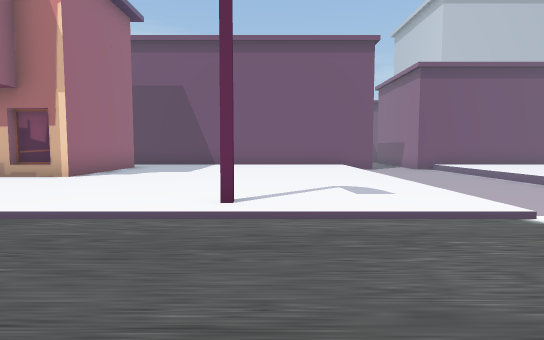
[1] (above)

17 first-person views from a walk through a 3-D level made in the Unity game engine. The camera is 1.5 m above the floor, tilts 4° down and sees 80° across. The floor is counted in squares, 2 m on a side. Each view is taken from the middle of a square. On the plan, view 1 faces up. The plan holds only what a view shows up to about 11 squares ahead; the rest is blank. The place goes on beyond the plan. The player is left out. Some surface patterns are stand-ins.

[2]
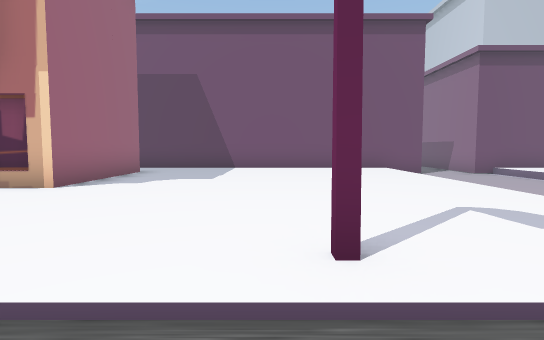

[3]
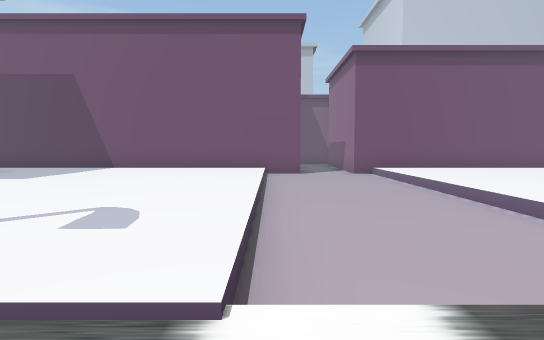

[4]
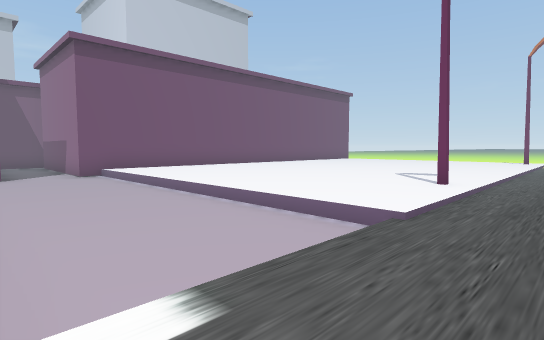

[5]
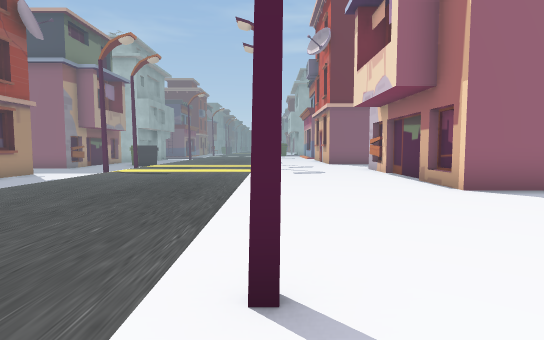

[6]
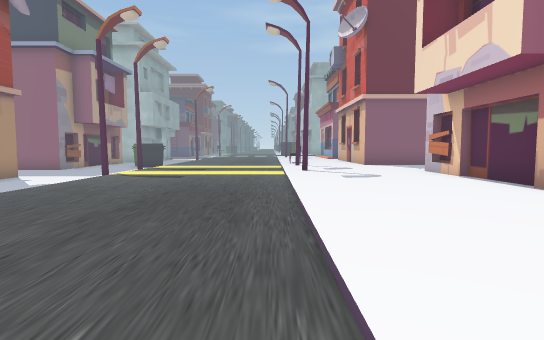

[7]
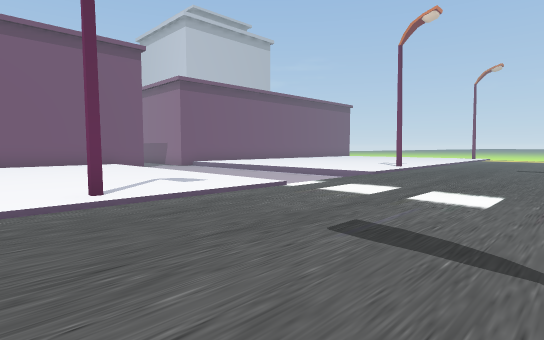

[8]
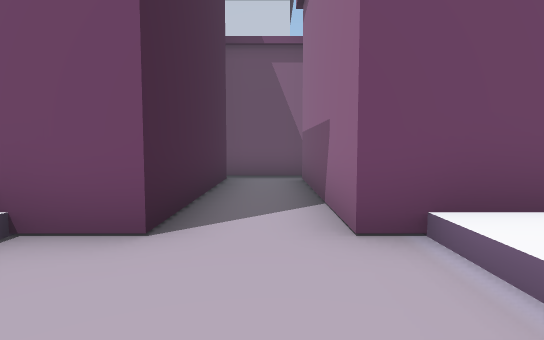

[9]
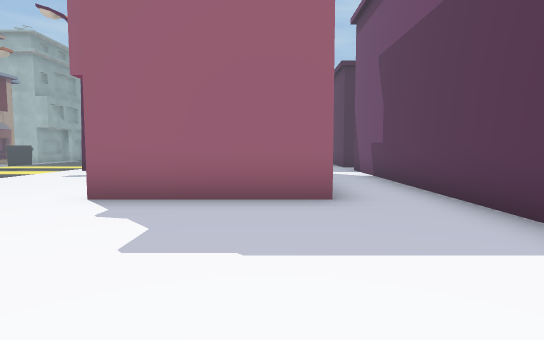

[10]
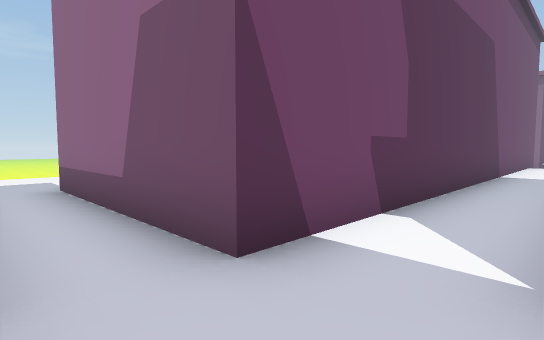

[11]
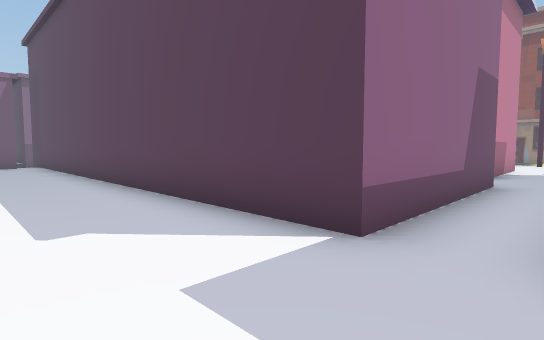

[12]
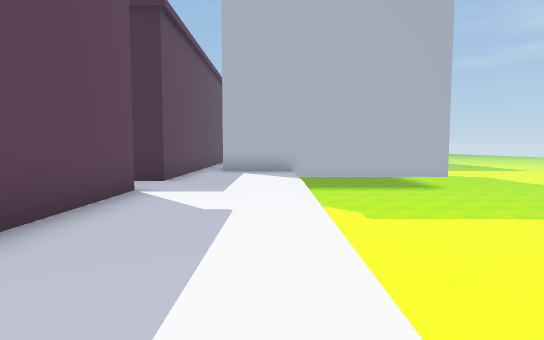

[13]
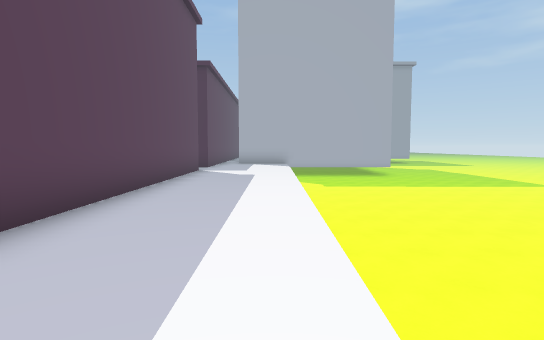

[14]
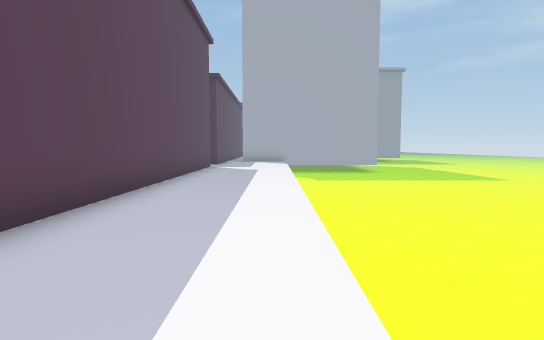

[15]
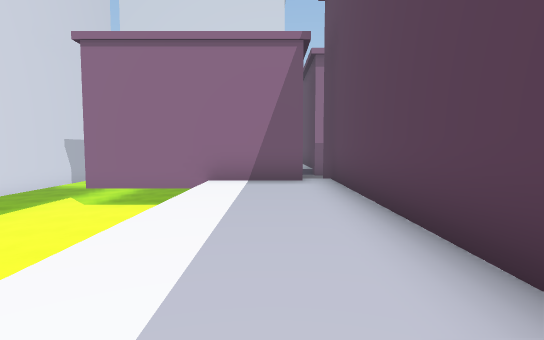

[16]
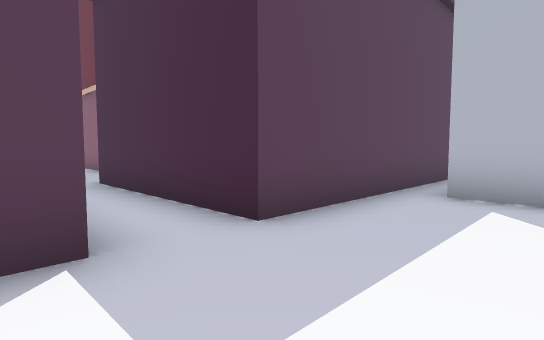

[17]
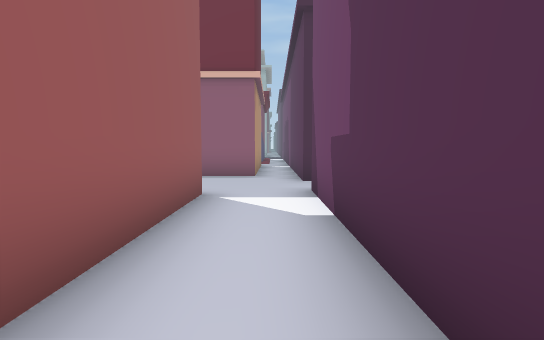

### Floor plan
Key: @ floor where view 1 was taken; # wall or solid block; . main floor; - floor 0.25 m lower than the main floor; _ floor 0.5 m lower than the main floor; / step, stairs or slope; v drop or lower ground.
Columns run from 16 left of view 1 to 10 right of it. Each row starts with its distance up from view 1.
 23  vvvvvvvvvvvvvvvvvv
 22  vvvvvvvvvvvvvvvvvv
 21  vvvvvvvvvvvvvvvv v#
 20 #..................#
 19 #..................####
 18 .................../___
 17 ####..###############_#
 16    #..#             #_#
 15    #..#             #_#
 14    #..#             #_#
 13 ####..###############_#####
 12 .................../___....
 11 ###................/___....
 10   #. .######......./___....
  9   #. .######......./___....
  8   # ..######......./___....
  7     .............../___....
  6     .............../___....
  5     .............../___....
  4     ..#.........#../___..#.
  3     -----------------------
  2     -----------------------
  1     -----------------------
  0     ------------@----------
 -1     --------  -------
 -2      v
 -3     vvvvvv

Where each view was taken, in squares from view 1:
view 1: 0 up, 0 right, facing up
view 2: 2 up, 1 left, facing up
view 3: 2 up, 3 right, facing up
view 4: 2 up, 3 right, facing up-right
view 5: 4 up, 1 right, facing left
view 6: 3 up, 1 left, facing left
view 7: 1 down, 2 left, facing up-right
view 8: 10 up, 5 right, facing up
view 9: 10 up, 0 right, facing left
view 10: 11 up, 12 left, facing up-right
view 11: 20 up, 12 left, facing down-right
view 12: 20 up, 5 left, facing left
view 13: 20 up, 0 right, facing left
view 14: 20 up, 2 right, facing left
view 15: 19 up, 5 left, facing right
view 16: 20 up, 10 left, facing down-left
view 17: 12 up, 5 left, facing left
